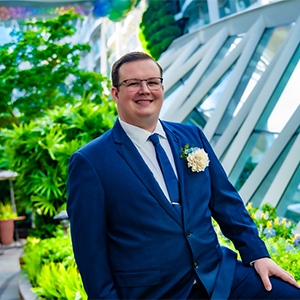
#> input picture Python/Final Project/pic-1-of-me.png, 300 x 300 px
$ python create-gif.py
#> lines starting #> are read from the running program, lines starting #| are printed output that depends on the picture
import imageio.v3 as iio

filenames = ['pic-1-of-me.png', 'pic-2-of-me.png']
images = [ ]

for filename in filenames:
  images.append(iio.imread(filename))

iio.imwrite('pictures-of-me.gif', images, duration = 500, loop = 0)
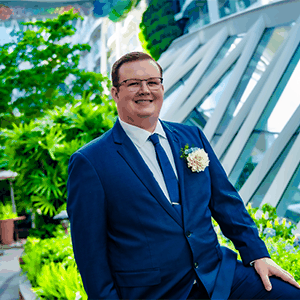
#> saved as pictures-of-me.gif: shape (300, 300, 3); mean R, G, B 78.3, 122.4, 110.1
